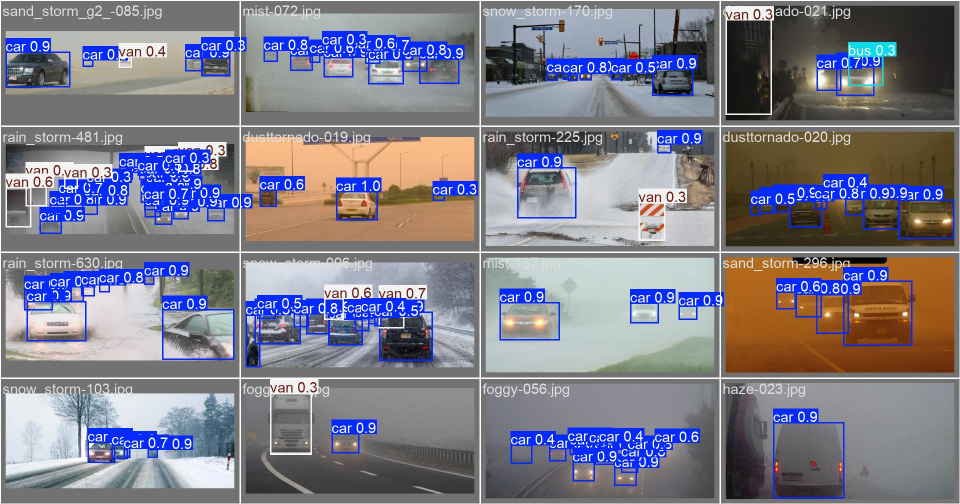
#> input picture src/runs/detect/val/val_batch0_pred.jpg, 1920 x 1008 px (shown at 1/2 size); its folder holds only this picture in this run
$ python visualization_generator.py
#> lines starting #> are read from the running program, lines starting #| are printed output that depends on the picture
### application/preprocessing.py
import cv2
import numpy as np


class ImageEnhancer:
    """
    图像增强处理器 - 适应复杂光照环境
    用于处理夜间低照度、雨天、雾天等复杂场景
    """

    def __init__(self):
        self.enabled = True
        self.denoise_strength = 10
        self.clahe_clip_limit = 2.0

    def denoise(self, frame, strength=None):
        """
        去噪处理 - 使用非局部均值去噪
        Args:
            frame: 输入图像
            strength: 去噪强度 (默认使用self.denoise_strength)
        """
        if strength is None:
            strength = self.denoise_strength
        return cv2.fastNlMeansDenoisingColored(frame, None, strength, strength, 7, 21)

    def adjust_brightness(self, frame, gamma=1.0):
        """
        Gamma校正 - 亮度调节
        Args:
            frame: 输入图像
            gamma: Gamma值 (>1变暗, <1变亮)
        """
        if gamma <= 0:
            return frame
        invGamma = 1.0 / gamma
        table = np.array([((i / 255.0) ** invGamma) * 255
                          for i in np.arange(0, 256)]).astype("uint8")
        return cv2.LUT(frame, table)

    # [20 lines left out: function auto_enhance, not called in this run]

    def clahe_enhance(self, frame):
        """
        CLAHE - 对比度受限自适应直方图均衡化
        增强图像对比度，同时避免过度增强噪声
        """
        lab = cv2.cvtColor(frame, cv2.COLOR_BGR2LAB)
        l, a, b = cv2.split(lab)
        clahe = cv2.createCLAHE(clipLimit=self.clahe_clip_limit, tileGridSize=(8, 8))
        l = clahe.apply(l)
        lab = cv2.merge((l, a, b))
        return cv2.cvtColor(lab, cv2.COLOR_LAB2BGR)

    # [80 lines left out: functions dehaze, enhance_for_detection, _detect_scene, get_enhancement_info, not called in this run]


class FramePreprocessor:
    """
    视频帧预处理器 - 管理帧处理流程
    """

    # [31 lines left out: functions __init__, process, not called in this run]

    def set_scene_type(self, scene_type):
        """设置场景类型"""
        self.scene_type = scene_type

    def set_enhancement(self, enabled):
        """启用/禁用图像增强"""
        self.enhancer.enabled = enabled


# [11 lines that do not run on import are left out]

### src/visualization_generator.py
import os
import sys
import glob
import random
from typing import List, Dict, Tuple, Optional

import cv2
import numpy as np

import matplotlib.pyplot as plt
import matplotlib.patches as patches
from matplotlib.gridspec import GridSpec

plt.rcParams['font.sans-serif'] = ['SimHei', 'Microsoft YaHei', 'DejaVu Sans']
plt.rcParams['axes.unicode_minus'] = False


class VisualizationGenerator:
    """
    可视化生成器
    用于生成论文所需的各类可视化图表
    """

    def __init__(self, output_dir: str = "visualization"):
        """
        初始化可视化生成器
        Args:
            output_dir: 输出目录
        """
        self.output_dir = output_dir

        subdirs = [
            'training_curves',
            'model_comparison',
            'detection_samples',
            'scene_comparison',
            'confusion_matrix',
            'system_demo'
        ]

        for subdir in subdirs:
            path = os.path.join(output_dir, subdir)
            if not os.path.exists(path):
                os.makedirs(path)

    def generate_detection_samples(self, model_path: str, image_dir: str,
                                    num_samples: int = 8,
                                    output_name: str = "detection_samples.png") -> str:
        """
        生成检测样本可视化图
        Args:
            model_path: 模型路径
            image_dir: 图片目录
            num_samples: 样本数量
            output_name: 输出文件名
        Returns:
            output_path: 输出图片路径
        """
        from ultralytics import YOLO

        model = YOLO(model_path)

        image_files = []
        for ext in ['*.jpg', '*.png', '*.jpeg']:
            image_files.extend(glob.glob(os.path.join(image_dir, ext)))

        if not image_files:
            print(f"[Vis] 未找到图片: {image_dir}")
            return None

        samples = random.sample(image_files, min(num_samples, len(image_files)))

        cols = 4
        rows = (num_samples + cols - 1) // cols

        fig, axes = plt.subplots(rows, cols, figsize=(16, 4 * rows))
        axes = axes.flatten() if rows > 1 else [axes] if cols == 1 else axes.flatten()

        class_names = {0: 'Car', 1: 'Bus', 2: 'Van', 3: 'Others'}
        colors = {
            0: '#FF6B6B',
            1: '#4ECDC4',
            2: '#45B7D1',
            3: '#96CEB4'
        }

        for idx, img_path in enumerate(samples):
            if idx >= len(axes):
                break

            results = model.predict(img_path, conf=0.25, verbose=False)
            result = results[0]

            img = cv2.imread(img_path)
            img = cv2.cvtColor(img, cv2.COLOR_BGR2RGB)

            axes[idx].imshow(img)

            boxes = result.boxes
            for box in boxes:
                x1, y1, x2, y2 = box.xyxy[0].cpu().numpy()
                conf = float(box.conf[0])
                cls_id = int(box.cls[0])

                rect = patches.Rectangle(
                    (x1, y1), x2 - x1, y2 - y1,
                    linewidth=2,
                    edgecolor=colors.get(cls_id, 'red'),
                    facecolor='none'
                )
                axes[idx].add_patch(rect)

                label = f"{class_names.get(cls_id, 'Unknown')} {conf:.2f}"
                axes[idx].text(
                    x1, y1 - 5, label,
                    fontsize=8,
                    color='white',
                    bbox=dict(facecolor=colors.get(cls_id, 'red'), alpha=0.7)
                )

            axes[idx].set_title(os.path.basename(img_path), fontsize=10)
            axes[idx].axis('off')

        for idx in range(len(samples), len(axes)):
            axes[idx].axis('off')

        plt.suptitle('车辆检测效果展示', fontsize=14, fontweight='bold')
        plt.tight_layout()

        output_path = os.path.join(self.output_dir, 'detection_samples', output_name)
        plt.savefig(output_path, dpi=150, bbox_inches='tight')
        plt.close()

        print(f"[Vis] 检测样本图已生成: {output_path}")
        return output_path

    # [53 lines left out: function generate_scene_comparison, not called in this run]

    def generate_enhancement_comparison(self, image_path: str,
                                         output_name: str = "enhancement_comparison.png") -> str:
        """
        生成图像增强效果对比图
        Args:
            image_path: 原始图片路径
            output_name: 输出文件名
        """
        sys.path.append(os.path.dirname(os.path.dirname(os.path.abspath(__file__))))
        from application.preprocessing import ImageEnhancer

        enhancer = ImageEnhancer()

        img = cv2.imread(image_path)
        if img is None:
            print(f"[Vis] 无法读取图片: {image_path}")
            return None

        img = cv2.cvtColor(img, cv2.COLOR_BGR2RGB)

        enhanced_night = enhancer.adjust_brightness(img, gamma=1.5)
        enhanced_clahe = enhancer.clahe_enhance(img)
        enhanced_denoise = enhancer.denoise(cv2.cvtColor(img, cv2.COLOR_RGB2BGR))
        enhanced_denoise = cv2.cvtColor(enhanced_denoise, cv2.COLOR_BGR2RGB)

        fig, axes = plt.subplots(2, 2, figsize=(12, 10))

        axes[0, 0].imshow(img)
        axes[0, 0].set_title('原始图像', fontsize=12, fontweight='bold')
        axes[0, 0].axis('off')

        axes[0, 1].imshow(enhanced_night)
        axes[0, 1].set_title('亮度增强 (γ=1.5)', fontsize=12, fontweight='bold')
        axes[0, 1].axis('off')

        axes[1, 0].imshow(enhanced_clahe)
        axes[1, 0].set_title('CLAHE对比度增强', fontsize=12, fontweight='bold')
        axes[1, 0].axis('off')

        axes[1, 1].imshow(enhanced_denoise)
        axes[1, 1].set_title('去噪处理', fontsize=12, fontweight='bold')
        axes[1, 1].axis('off')

        plt.suptitle('图像预处理增强效果对比', fontsize=14, fontweight='bold')
        plt.tight_layout()

        output_path = os.path.join(self.output_dir, 'detection_samples', output_name)
        plt.savefig(output_path, dpi=150, bbox_inches='tight')
        plt.close()

        print(f"[Vis] 增强对比图已生成: {output_path}")
        return output_path

    def generate_system_architecture_diagram(self,
                                              output_name: str = "system_architecture.png") -> str:
        """
        生成系统架构图
        """
        fig, ax = plt.subplots(figsize=(16, 12))
        ax.set_xlim(0, 16)
        ax.set_ylim(0, 12)
        ax.axis('off')

        def draw_box(x, y, w, h, text, color='#4ECDC4', fontsize=10):
            rect = patches.FancyBboxPatch(
                (x, y), w, h,
                boxstyle="round,pad=0.05,rounding_size=0.2",
                facecolor=color,
                edgecolor='black',
                linewidth=2,
                alpha=0.8
            )
            ax.add_patch(rect)
            ax.text(x + w / 2, y + h / 2, text,
                    ha='center', va='center', fontsize=fontsize,
                    fontweight='bold', wrap=True)

        def draw_arrow(x1, y1, x2, y2):
            ax.annotate('', xy=(x2, y2), xytext=(x1, y1),
                        arrowprops=dict(arrowstyle='->', color='gray', lw=2))

        draw_box(0.5, 10, 3, 1.5, '视频流采集\n摄像头/视频文件', '#FF6B6B')
        draw_box(5, 10, 3, 1.5, '图像预处理\n去噪/增强/CLAHE', '#FFB347')
        draw_box(9.5, 10, 3, 1.5, 'YOLOv10\n车辆检测', '#4ECDC4')
        draw_box(13, 10, 2.5, 1.5, 'DeepSORT\n目标追踪', '#45B7D1')

        draw_box(9.5, 7, 3, 1.5, 'ROI区域\n禁停区判定', '#96CEB4')
        draw_box(13, 7, 2.5, 1.5, '违停逻辑\n时间+位移', '#DDA0DD')

        draw_box(9.5, 4, 3, 1.5, '车牌识别\nPaddleOCR', '#87CEEB')
        draw_box(13, 4, 2.5, 1.5, '告警触发\n截图保存', '#FF6B6B')

        draw_box(5, 1, 3, 1.5, 'SQLite数据库\n违规记录存储', '#98FB98')
        draw_box(9.5, 1, 3, 1.5, 'PyQt5 GUI\n实时监控界面', '#DDA0DD')
        draw_box(13, 1, 2.5, 1.5, '报表导出\n统计分析', '#FFB347')

        draw_arrow(3.5, 10.75, 5, 10.75)
        draw_arrow(8, 10.75, 9.5, 10.75)
        draw_arrow(12.5, 10.75, 13, 10.75)
        draw_arrow(14.25, 10, 14.25, 8.5)
        draw_arrow(14.25, 7, 12.5, 7.75)
        draw_arrow(11, 7, 11, 5.5)
        draw_arrow(14.25, 4, 14.25, 2.5)
        draw_arrow(12.5, 1.75, 9.5, 1.75)
        draw_arrow(8, 1.75, 6.5, 1.75)

        ax.text(8, 11.5, '智慧交通违规停车智能识别与告警系统架构',
                ha='center', va='center', fontsize=16, fontweight='bold')

        output_path = os.path.join(self.output_dir, 'system_demo', output_name)
        plt.savefig(output_path, dpi=150, bbox_inches='tight', facecolor='white')
        plt.close()

        print(f"[Vis] 系统架构图已生成: {output_path}")
        return output_path

    def generate_violation_logic_flowchart(self,
                                            output_name: str = "violation_logic.png") -> str:
        """
        生成违停判定逻辑流程图
        """
        fig, ax = plt.subplots(figsize=(12, 14))
        ax.set_xlim(0, 12)
        ax.set_ylim(0, 14)
        ax.axis('off')

        def draw_box(x, y, w, h, text, shape='rect', color='#4ECDC4'):
            if shape == 'diamond':
                diamond = patches.RegularPolygon(
                    (x + w / 2, y + h / 2), numVertices=4,
                    radius=min(w, h) / 1.5,
                    facecolor=color,
                    edgecolor='black',
                    linewidth=2
                )
                ax.add_patch(diamond)
            elif shape == 'oval':
                ellipse = patches.Ellipse(
                    (x + w / 2, y + h / 2), w, h,
                    facecolor=color,
                    edgecolor='black',
                    linewidth=2
                )
                ax.add_patch(ellipse)
            else:
                rect = patches.FancyBboxPatch(
                    (x, y), w, h,
                    boxstyle="round,pad=0.02",
                    facecolor=color,
                    edgecolor='black',
                    linewidth=2
                )
                ax.add_patch(rect)

            ax.text(x + w / 2, y + h / 2, text,
                    ha='center', va='center', fontsize=9,
                    fontweight='bold', wrap=True)

        def draw_arrow(x1, y1, x2, y2, label=''):
            ax.annotate('', xy=(x2, y2), xytext=(x1, y1),
                        arrowprops=dict(arrowstyle='->', color='black', lw=1.5))
            if label:
                mid_x = (x1 + x2) / 2
                mid_y = (y1 + y2) / 2
                ax.text(mid_x + 0.3, mid_y, label, fontsize=9, color='blue')

        draw_box(4.5, 13, 3, 0.8, '开始', 'oval', '#98FB98')

        draw_box(4.5, 11.5, 3, 1, '获取车辆检测框', 'rect', '#4ECDC4')
        draw_arrow(6, 13, 6, 12.5)

        draw_box(4.5, 9.5, 3, 1.2, '中心点\n是否在ROI内?', 'diamond', '#FFB347')
        draw_arrow(6, 11.5, 6, 10.7)

        draw_box(8.5, 9.5, 2.5, 0.8, '重置计时器', 'rect', '#FF6B6B')
        draw_arrow(7.5, 10.1, 8.5, 9.9, '否')

        draw_box(4.5, 7.5, 3, 1, '开始/继续计时', 'rect', '#4ECDC4')
        draw_arrow(6, 9.5, 6, 8.5, '是')

        draw_box(4.5, 5.5, 3, 1.2, '位移量\n> 阈值?', 'diamond', '#FFB347')
        draw_arrow(6, 7.5, 6, 6.7)

        draw_box(8.5, 5.5, 2.5, 0.8, '重置计时', 'rect', '#FF6B6B')
        draw_arrow(7.5, 6.1, 8.5, 5.9, '是')

        draw_box(4.5, 3.5, 3, 1.2, '停留时间\n≥ 阈值?', 'diamond', '#FFB347')
        draw_arrow(6, 5.5, 6, 4.7, '否')

        draw_box(8.5, 3.5, 2.5, 0.8, '显示警告', 'rect', '#FFB347')
        draw_arrow(7.5, 4.1, 8.5, 3.9, '否')

        draw_box(4.5, 1.5, 3, 1, '触发违停告警\n保存记录', 'rect', '#FF6B6B')
        draw_arrow(6, 3.5, 6, 2.5, '是')

        draw_box(8.5, 1.5, 2.5, 0.8, '车牌OCR识别', 'rect', '#87CEEB')
        draw_arrow(7.5, 2, 8.5, 1.9)

        ax.text(6, 0.5, '违停判定逻辑流程图', ha='center', fontsize=14, fontweight='bold')

        output_path = os.path.join(self.output_dir, 'system_demo', output_name)
        plt.savefig(output_path, dpi=150, bbox_inches='tight', facecolor='white')
        plt.close()

        print(f"[Vis] 违停逻辑流程图已生成: {output_path}")
        return output_path

    def generate_all_visualizations(self, model_path: str, data_dir: str):
        """
        生成所有可视化图表
        Args:
            model_path: 模型路径
            data_dir: 数据目录
        """
        print("\n" + "=" * 60)
        print("开始生成可视化图表...")
        print("=" * 60)

        self.generate_system_architecture_diagram()

        self.generate_violation_logic_flowchart()

        val_dir = os.path.join(data_dir, "dataset", "images", "val")
        if os.path.exists(val_dir):
            self.generate_detection_samples(model_path, val_dir)

        data_archive = os.path.join(os.path.dirname(data_dir), "data", "archive (1)", "images")
        if os.path.exists(data_archive):
            foggy_dir = data_archive
            if os.path.exists(foggy_dir):
                scene_dirs = {'雾天场景': foggy_dir}
                self.generate_scene_comparison(model_path, scene_dirs)

        sample_images = glob.glob(os.path.join(val_dir, "*.jpg")) if os.path.exists(val_dir) else []
        if sample_images:
            self.generate_enhancement_comparison(sample_images[0])

        print("\n" + "=" * 60)
        print("所有可视化图表生成完成!")
        print(f"输出目录: {self.output_dir}")
        print("=" * 60)


def main():
    """主函数"""
    BASE_DIR = r"C:\Users\86153\ML_Projects\day01\毕设"

    generator = VisualizationGenerator(
        output_dir=os.path.join(BASE_DIR, "visualization")
    )

    model_path = os.path.join(BASE_DIR, "src", "Traffic_Project", "yolov10_train_v1", "weights", "best.pt")
    data_dir = os.path.join(BASE_DIR, "yolo_dataset")

    generator.generate_all_visualizations(model_path, data_dir)
#> in generate_system_architecture_diagram, `plt.savefig(output_path, dpi=150, bbox_inches='tight', facecolor='whit..`:
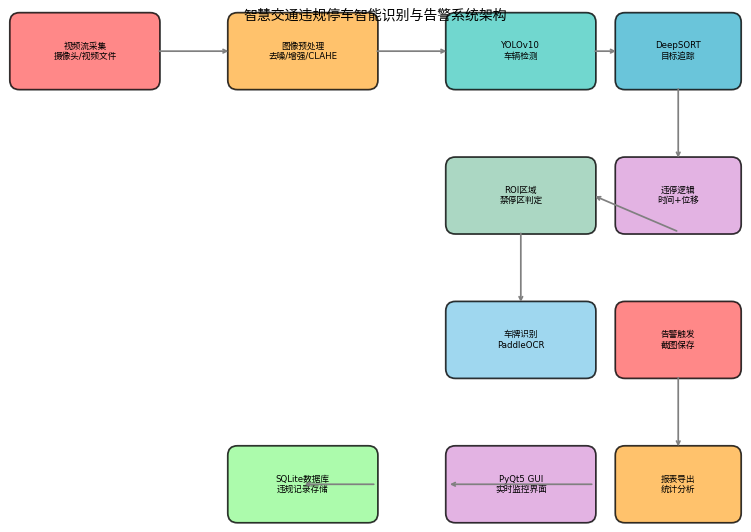
#> figure drawn by matplotlib, 1 panel
#> in generate_violation_logic_flowchart, `plt.savefig(output_path, dpi=150, bbox_inches='tight', facecolor='whit..`:
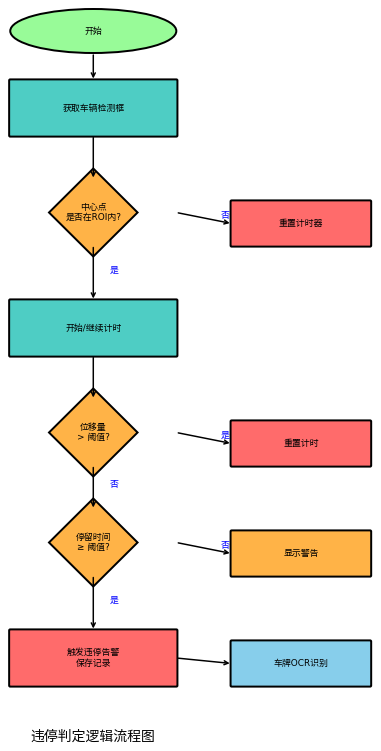
#> figure drawn by matplotlib, 1 panel
#> (the call stopped at in generate_detection_samples, `model = YOLO(model_path)`: ultralytics is not available in this run)
#> in generate_enhancement_comparison, img is the input picture: shape (1008, 1920, 3); mean B, G, R 138.1, 126.3, 127.8
#> in adjust_brightness, `return cv2.LUT(frame, table)`:
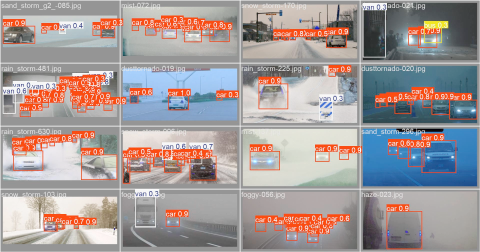
#> returned value: shape (1008, 1920, 3) (shown at 1/4 size); mean of channels 0, 1, 2 154.6, 155, 163.6; drawn as B, G, R
#> in clahe_enhance, `l, a, b = cv2.split(lab)`:
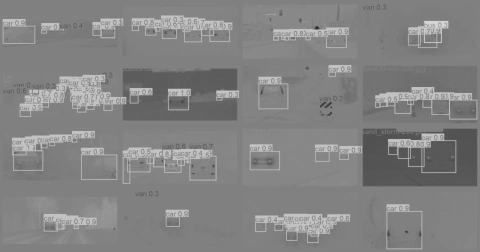
#> b: shape (1008, 1920) (shown at 1/4 size); min 31, max 218, mean 130.4
#> in clahe_enhance, `l = clahe.apply(l)`:
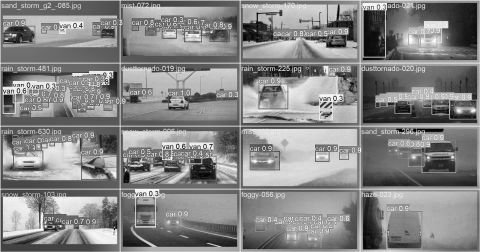
#> l: shape (1008, 1920) (shown at 1/4 size); min 0, max 255, mean 133.8
#> in clahe_enhance, `return cv2.cvtColor(lab, cv2.COLOR_LAB2BGR)`:
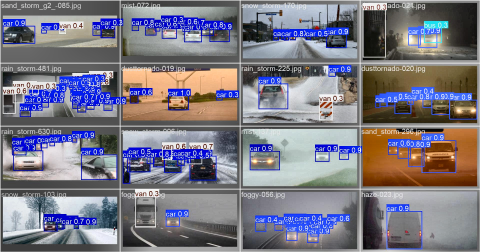
#> returned value: shape (1008, 1920, 3) (shown at 1/4 size); mean R, G, B 123.5, 120.9, 132.1
#> in generate_enhancement_comparison, `enhanced_denoise = cv2.cvtColor(enhanced_denoise, cv2.COLOR_BGR2RGB)`:
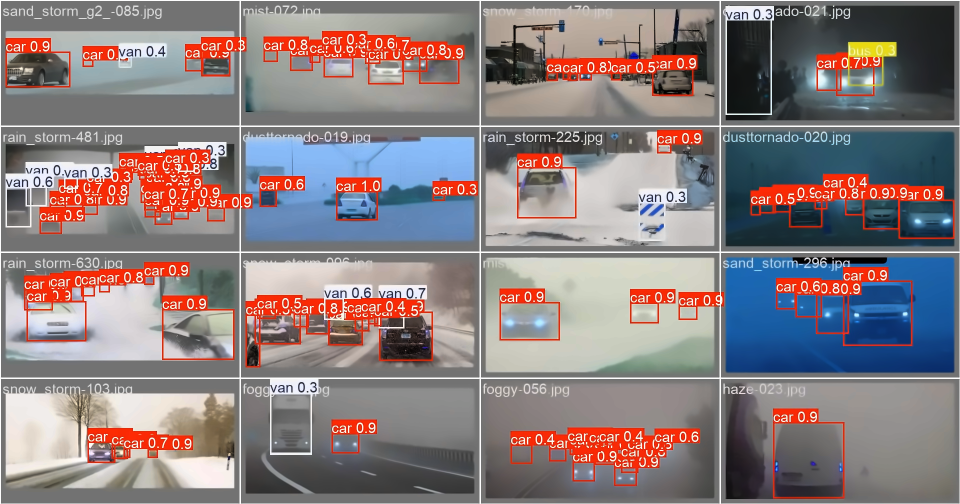
#> enhanced_denoise: shape (1008, 1920, 3) (shown at 1/2 size); mean B, G, R 127.4, 126, 137.3


if __name__ == "__main__":
    main()

$ run again, on src/runs/detect/val/val_batch1_pred.jpg
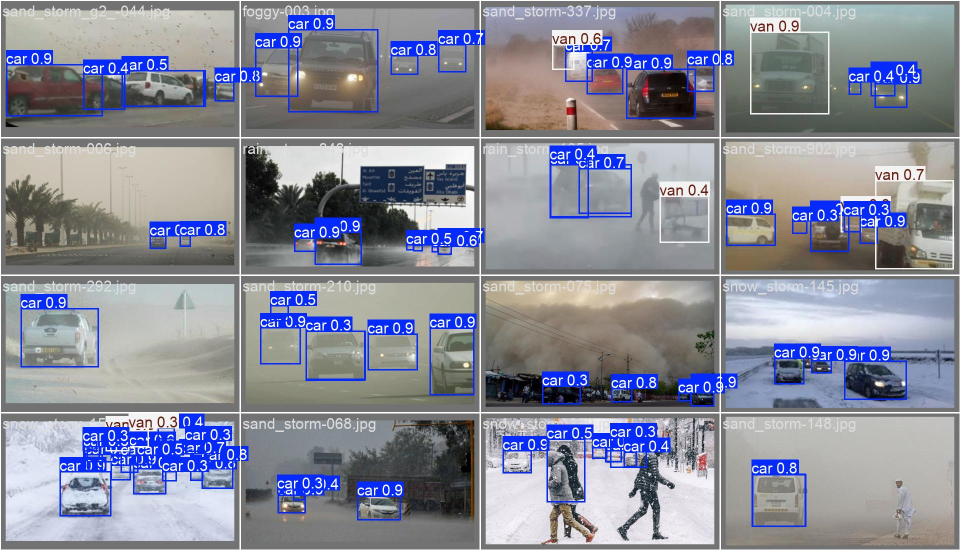
#> input picture src/runs/detect/val/val_batch1_pred.jpg, 1920 x 1100 px (shown at 1/2 size)
#> in generate_enhancement_comparison, img is the input picture: shape (1100, 1920, 3); mean B, G, R 153.1, 139.7, 137.4
#> in clahe_enhance, `l, a, b = cv2.split(lab)`:
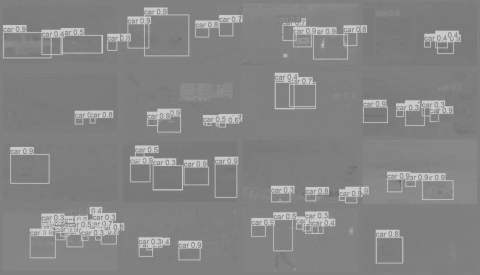
#> a: shape (1100, 1920) (shown at 1/4 size); min 100, max 207, mean 133.1
#> in generate_enhancement_comparison, `enhanced_denoise = cv2.cvtColor(enhanced_denoise, cv2.COLOR_BGR2RGB)`:
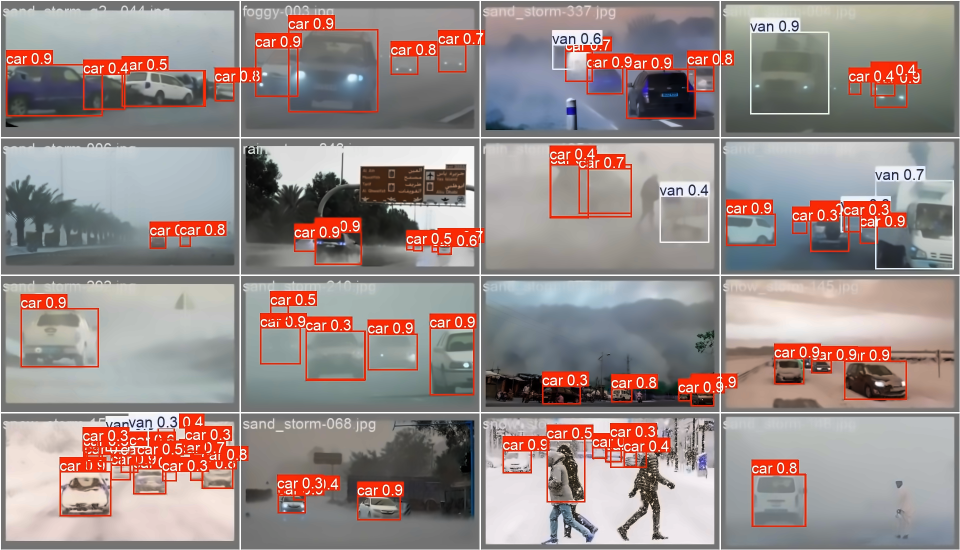
#> enhanced_denoise: shape (1100, 1920, 3) (shown at 1/2 size); mean B, G, R 137.1, 139.4, 152.3
